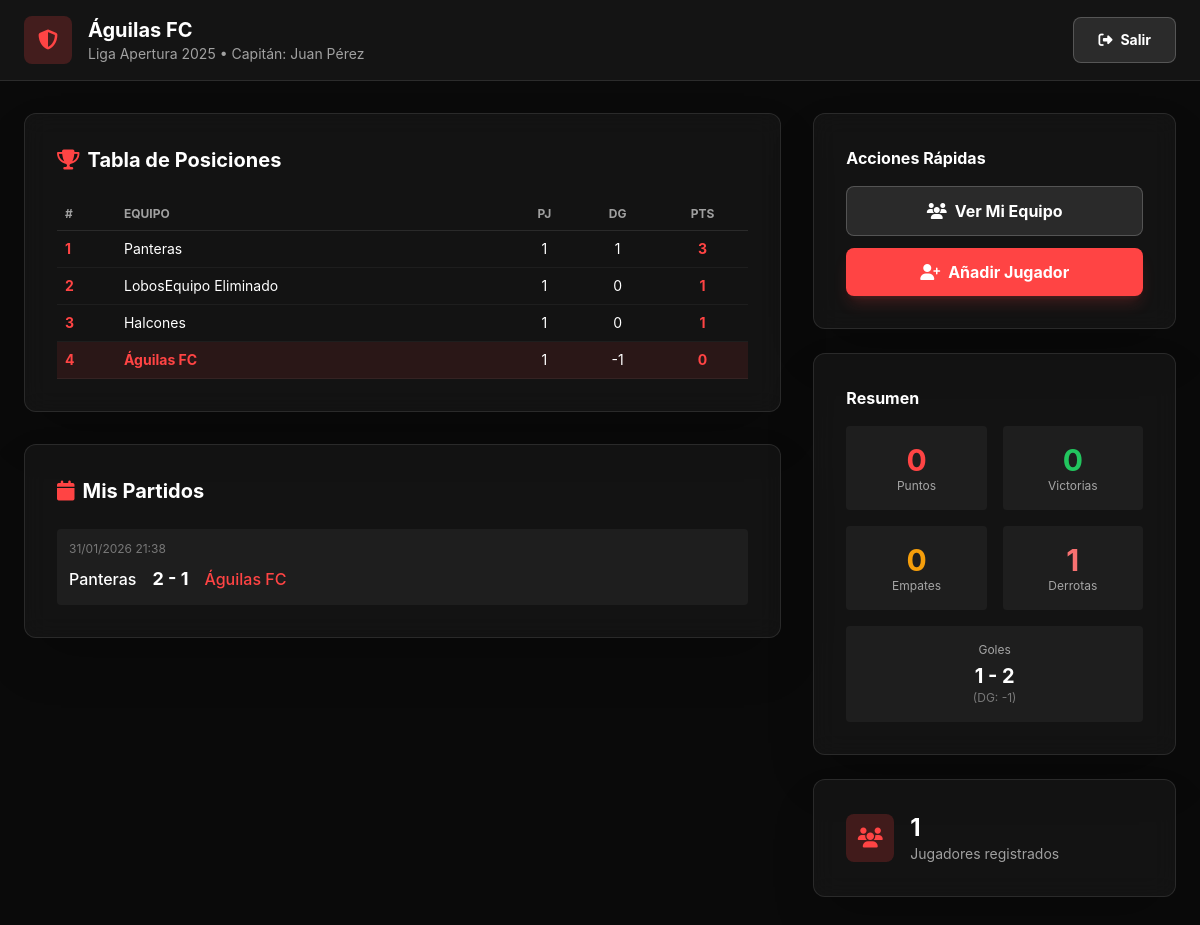
Page /captain (signed in) on the committed database.
### app.py (models this page shows)
class Team(db.Model):
    __tablename__ = 'teams'
    id = db.Column(db.String(36), primary_key=True, default=lambda: str(uuid.uuid4()))
    name = db.Column(db.String(100), nullable=False)
    league_id = db.Column(db.String(36), db.ForeignKey('leagues.id'), nullable=False)
    shield_url = db.Column(db.Text, nullable=True)
    captain_user_id = db.Column(db.String(36), nullable=True)
    captain_email = db.Column(db.String(120), nullable=True)
    captain_password_plain = db.Column(db.String(50), nullable=True)
    captain_name = db.Column(db.String(100), nullable=True)
    created_at = db.Column(db.DateTime, default=lambda: datetime.now(timezone.utc))
    players = db.relationship('Player', backref='team', lazy=True, cascade='all, delete-orphan')
    notes = db.relationship('TeamNote', backref='team', lazy=True, cascade='all, delete-orphan')
    home_matches = db.relationship('Match', backref='home_team', lazy=True, foreign_keys='Match.home_team_id')
    away_matches = db.relationship('Match', backref='away_team', lazy=True, foreign_keys='Match.away_team_id')

class League(db.Model):
    __tablename__ = 'leagues'
    id = db.Column(db.String(36), primary_key=True, default=lambda: str(uuid.uuid4()))
    name = db.Column(db.String(100), nullable=False)
    user_id = db.Column(db.String(36), db.ForeignKey('users.id'), nullable=False)
    max_teams = db.Column(db.Integer, default=12)
    win_points = db.Column(db.Integer, default=3)
    draw_points = db.Column(db.Integer, default=1)
    loss_points = db.Column(db.Integer, default=0)
    playoff_mode = db.Column(db.String(20), nullable=True)
    playoff_bye_teams = db.Column(db.Text, nullable=True)  # JSON string of team IDs
    created_at = db.Column(db.DateTime, default=lambda: datetime.now(timezone.utc))
    teams = db.relationship('Team', backref='league', lazy=True, cascade='all, delete-orphan')
    matches = db.relationship('Match', backref='league', lazy=True, cascade='all, delete-orphan')

class User(UserMixin, db.Model):
    __tablename__ = 'users'
    id = db.Column(db.String(36), primary_key=True, default=lambda: str(uuid.uuid4()))
    email = db.Column(db.String(120), unique=True, nullable=False)
    password = db.Column(db.String(255), nullable=False)
    name = db.Column(db.String(100), nullable=False)
    role = db.Column(db.String(20), default='owner')  # owner or captain
    is_premium = db.Column(db.Boolean, default=False)
    team_id = db.Column(db.String(36), db.ForeignKey('teams.id'), nullable=True)
    created_at = db.Column(db.DateTime, default=lambda: datetime.now(timezone.utc))
    leagues = db.relationship('League', backref='owner', lazy=True, foreign_keys='League.user_id')

class Match(db.Model):
    __tablename__ = 'matches'
    id = db.Column(db.String(36), primary_key=True, default=lambda: str(uuid.uuid4()))
    league_id = db.Column(db.String(36), db.ForeignKey('leagues.id'), nullable=False)
    home_team_id = db.Column(db.String(36), db.ForeignKey('teams.id'), nullable=False)
    away_team_id = db.Column(db.String(36), db.ForeignKey('teams.id'), nullable=False)
    home_score = db.Column(db.Integer, nullable=True)
    away_score = db.Column(db.Integer, nullable=True)
    is_completed = db.Column(db.Boolean, default=False)
    stage = db.Column(db.String(20), default='regular')  # regular, repechaje, quarterfinal, semifinal, final
    match_date = db.Column(db.DateTime, nullable=False)
    match_name = db.Column(db.String(200), nullable=True)
    created_at = db.Column(db.DateTime, default=lambda: datetime.now(timezone.utc))

### app.py (the view)
@app.route('/captain')
@login_required
def captain_dashboard():
    if current_user.role != 'captain':
        return redirect(url_for('dashboard'))
    team = Team.query.get(current_user.team_id)
    if not team:
        flash('No tienes equipo asignado.', 'warning')
        return redirect(url_for('logout'))
    league = team.league
    standings = calculate_standings(league.id)
    matches = Match.query.filter(
        (Match.home_team_id == team.id) | (Match.away_team_id == team.id)
    ).order_by(Match.match_date.desc()).all()
    teams_dict = {t.id: t for t in Team.query.filter_by(league_id=league.id).all()}
    return render_template('captain_dashboard.html',
                          team=team,
                          league=league,
                          standings=standings,
                          matches=matches,
                          teams_dict=teams_dict)

### app.py (called while the page is built)
@login_manager.user_loader
def load_user(user_id):
    return User.query.get(user_id)

### templates/captain_dashboard.html (shortened to what this page needs)
{% extends "base.html" %}
{% block content %}
<div class="min-h-screen">
    <header class="bg-card border-b border-white/10">
        <div class="max-w-7xl mx-auto px-6 py-4">
            <div class="flex justify-between items-center">
                <div class="flex items-center gap-4">
                    {% if team.shield_url %}
                        <img src="{{ team.shield_url }}" class="w-12 h-12 rounded-lg object-cover">
                    {% else %}
                        <div class="w-12 h-12 bg-primary/20 rounded-lg flex items-center justify-center">
                            <i class="fas fa-shield-alt text-xl text-primary"></i>
                        </div>
                    {% endif %}
                    <div>
                        <h1 class="text-xl font-bold">{{ team.name }}</h1>
                        <p class="text-white/60 text-sm">{{ league.name }} • Capitán: {{ current_user.name }}</p>
                    </div>
                </div>
                <a href="{{ url_for('logout') }}" class="btn-secondary text-sm">
                    <i class="fas fa-sign-out-alt mr-2"></i>Salir
                </a>
            </div>
        </div>
    </header>
    <main class="max-w-7xl mx-auto px-6 py-8">
        <div class="grid grid-cols-1 lg:grid-cols-3 gap-8">
            <div class="lg:col-span-2 space-y-8">
                <div class="card">
                    <h2 class="text-xl font-bold mb-6">
                        <i class="fas fa-trophy mr-2 text-primary"></i>Tabla de Posiciones
                    </h2>
                    <div class="overflow-x-auto">
                        <table class="w-full text-sm">
                            <thead>
                                <tr class="border-b border-white/10 text-white/60 text-xs uppercase">
                                    <th class="text-left p-2">#</th>
                                    <th class="text-left p-2">Equipo</th>
                                    <th class="text-center p-2">PJ</th>
                                    <th class="text-center p-2">DG</th>
                                    <th class="text-center p-2">PTS</th>
                                </tr>
                            </thead>
                            <tbody>
                                {% for s in standings %}
                                    <tr class="border-b border-white/5 {% if s.team.id == team.id %}bg-primary/10{% endif %}">
                                        <td class="p-2 font-bold text-primary">{{ loop.index }}</td>
                                        <td class="p-2">
                                            <span class="{% if s.team.id == team.id %}text-primary font-bold{% endif %}">
                                                {{ s.team.name }}
                                            </span>
                                        </td>
                                        <td class="p-2 text-center">{{ s.played }}</td>
                                        <td class="p-2 text-center">{{ s.goal_difference }}</td>
                                        <td class="p-2 text-center font-bold text-primary">{{ s.points }}</td>
                                    </tr>
                                {% endfor %}
                            </tbody>
                        </table>
                    </div>
                </div>
                <div class="card">
                    <h2 class="text-xl font-bold mb-6">
                        <i class="fas fa-calendar mr-2 text-primary"></i>Mis Partidos
                    </h2>
                    {% if matches %}
                        <div class="space-y-3">
                            {% for match in matches %}
                                <div class="p-3 bg-white/5 rounded">
                                    <p class="text-white/40 text-xs mb-2">
                                        {{ match.match_date.strftime('%d/%m/%Y %H:%M') }}
                                    </p>
                                    <div class="flex items-center gap-4">
                                        <span class="font-medium {% if match.home_team_id == team.id %}text-primary{% endif %}">
                                            {{ teams_dict[match.home_team_id].name }}
                                        </span>
                                        {% if match.is_completed %}
                                            <span class="text-lg font-bold">{{ match.home_score }} - {{ match.away_score }}</span>
                                        {% else %}
                                            <span class="text-white/40">vs</span>
                                        {% endif %}
                                        <span class="font-medium {% if match.away_team_id == team.id %}text-primary{% endif %}">
                                            {{ teams_dict[match.away_team_id].name }}
                                        </span>
                                    </div>
                                </div>
                            {% endfor %}
                        </div>
                    {% else %}
                        <p class="text-white/60 text-center py-8">No hay partidos programados</p>
                    {% endif %}
                </div>
            </div>
            <div class="space-y-6">
                <div class="card">
                    <h3 class="font-bold mb-4">Acciones Rápidas</h3>
                    <div class="space-y-3">
                        <a href="{{ url_for('team_detail', team_id=team.id) }}" class="btn-secondary w-full text-center block">
                            <i class="fas fa-users mr-2"></i>Ver Mi Equipo
                        </a>
                        <a href="{{ url_for('create_player', team_id=team.id) }}" class="btn-primary w-full text-center block">
                            <i class="fas fa-user-plus mr-2"></i>Añadir Jugador
                        </a>
                    </div>
                </div>
                <div class="card">
                    <h3 class="font-bold mb-4">Resumen</h3>
                    {% set my_stats = standings|selectattr('team.id', 'equalto', team.id)|first %}
                    {% if my_stats %}
                        <div class="grid grid-cols-2 gap-4 text-center">
                            <div class="p-4 bg-white/5 rounded">
                                <p class="text-3xl font-bold text-primary">{{ my_stats.points }}</p>
                                <p class="text-white/60 text-xs">Puntos</p>
                            </div>
                            <div class="p-4 bg-white/5 rounded">
                                <p class="text-3xl font-bold text-success">{{ my_stats.won }}</p>
                                <p class="text-white/60 text-xs">Victorias</p>
                            </div>
                            <div class="p-4 bg-white/5 rounded">
                                <p class="text-3xl font-bold text-warning">{{ my_stats.drawn }}</p>
                                <p class="text-white/60 text-xs">Empates</p>
                            </div>
                            <div class="p-4 bg-white/5 rounded">
                                <p class="text-3xl font-bold text-red-400">{{ my_stats.lost }}</p>
                                <p class="text-white/60 text-xs">Derrotas</p>
                            </div>
                        </div>
                        <div class="mt-4 p-4 bg-white/5 rounded text-center">
                            <p class="text-white/60 text-xs mb-1">Goles</p>
                            <p class="text-xl font-bold">{{ my_stats.goals_for }} - {{ my_stats.goals_against }}</p>
                            <p class="text-white/40 text-xs">(DG: {{ my_stats.goal_difference }})</p>
                        </div>
                    {% endif %}
                </div>
                <div class="card">
                    <div class="flex items-center gap-4">
                        <div class="w-12 h-12 bg-primary/20 rounded-lg flex items-center justify-center">
                            <i class="fas fa-users text-xl text-primary"></i>
                        </div>
                        <div>
                            <p class="text-2xl font-bold">{{ team.players|length }}</p>
                            <p class="text-white/60 text-sm">Jugadores registrados</p>
                        </div>
                    </div>
                </div>
            </div>
        </div>
    </main>
</div>
{% endblock %}

### templates/base.html (shortened to what this page needs)
<!DOCTYPE html>
<html lang="es">
<head>
    <script src="https://cdn.tailwindcss.com"></script>
    <link rel="stylesheet" href="https://cdnjs.cloudflare.com/ajax/libs/font-awesome/6.4.0/css/all.min.css">
</head>
<body class="min-h-screen">
    {% block content %}{% endblock %}
</body>
</html>

### templates/base.html (style rules this page uses)
body { background-color: #0A0A0A; color: white; font-family: 'Inter', system-ui, sans-serif; }
.btn-primary { @apply bg-primary hover:bg-red-600 text-white font-bold py-3 px-6 rounded-lg transition-all transform hover:scale-105 shadow-lg shadow-red-500/20; }
.btn-secondary { @apply bg-white/10 hover:bg-white/20 text-white font-bold py-3 px-6 rounded-lg border border-white/20 transition-all hover:border-white/40; }
.card { @apply bg-card/90 backdrop-blur-md border border-white/10 rounded-xl p-8 shadow-2xl; }

### rows in the picture
Team: name "Águilas FC", team.name "Águilas FC"
League: name "Liga Apertura 2025"
User: name "Juan Pérez"
Team: team.name "Panteras", name "Panteras"
Team: team.name "LobosEquipo Eliminado"
Team: team.name "Halcones"
Match: match_date "31/01/2026 21:38", home_score "2", away_score "1"

### other values in the picture
{{ s.played }} "1" "1" "1" "1"
{{ s.goal_difference }} "1" "0" "0" "-1"
{{ s.points }} "3" "1" "1" "0"
{{ my_stats.points }} "0"
{{ my_stats.won }} "0"
{{ my_stats.drawn }} "0"
{{ my_stats.lost }} "1"
{{ my_stats.goals_for }} "1"
{{ my_stats.goals_against }} "2"
{{ my_stats.goal_difference }} "-1"
{{ team.players|length }} "1"
